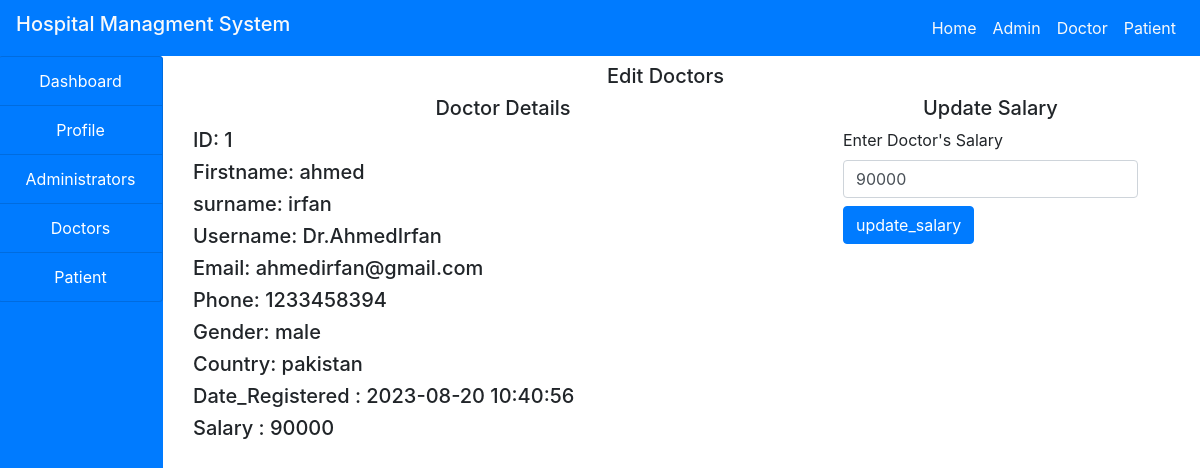
/admin/doctor_edit.php?id=1, run on the app's committed database.
### tables this page shows
CREATE TABLE `doctors` (
  `id` int(11) NOT NULL,
  `firstname` varchar(255) NOT NULL,
  `surname` varchar(255) NOT NULL,
  `username` varchar(255) NOT NULL,
  `email` varchar(255) NOT NULL,
  `gender` varchar(255) NOT NULL,
  `phone` int(255) NOT NULL,
  `country` varchar(255) NOT NULL,
  `password` varchar(255) NOT NULL,
  `salary` varchar(255) NOT NULL,
  `date_reg` varchar(255) NOT NULL,
  `status` varchar(255) NOT NULL,
  `profile` varchar(255) NOT NULL
);

### admin/doctor_edit.php (the view, shortened to what this page needs)
<!DOCTYPE html>
<html lang="en">
<head>
</head>
<body>
    <?php
    include('../include/header.php');
    include('../include/connection.php');
    ?>
    <div class="container-fluid">
        <div class="col-md-12">
            <div class="row">
                <div class="col-md-2" style="margin-left:-32px">
                <?php
                include('sidenav.php');
                ?>
                </div>
                <div class="col-md-10">
                <h5 class="text-center my-2">Edit Doctors</h5>
                <?php
                if(isset($_GET['id'])){
                    $id=$_GET['id'];
                    $query="SELECT * FROM doctors WHERE id='$id'";
                    $res= mysqli_query($conn,$query);
                    $row=mysqli_fetch_array($res);
                }
                ?>
                <div class="row">
                <div class="col-md-8">
                <h5 class="text-center">Doctor Details</h5>
                    <h5>ID: <?php echo $row['id'];?></h5>
                    <h5>Firstname: <?php echo $row['firstname'];?></h5>
                    <h5>surname: <?php echo $row['surname'];?></h5>
                    <h5>Username: <?php echo $row['username'];?></h5>
                    <h5>Email: <?php echo $row['email'];?></h5>
                    <h5>Phone: <?php echo $row['phone'];?></h5>
                    <h5>Gender: <?php echo $row['gender'];?></h5>
                    <h5>Country: <?php echo $row['country'];?></h5>
                    <h5>Date_Registered : <?php echo $row['date_reg'];?></h5>
                    <h5>Salary : <?php echo $row['salary'];?></h5>
                </div>
                <div class="col-md-4">
                    <h5 class="text-center">Update Salary</h5>
                    <form method="POST">
                        <label>Enter Doctor's Salary</label>
                        <input type="number" name="salary" class="form-control" autocomplete="off" placeholder="Enter Doctors Salary" value="<?php echo $row['salary']; ?>">
                        <input type="submit" name="update" class="btn btn-primary my-2" value="update_salary">
                    </form>
                </div>
                </div>
                </div>
            </div>
        </div>
    </div>
</body>
</html>

### data on the page
doctors: id "1", firstname "ahmed", surname "irfan", username "Dr.AhmedIrfan", email "ahmedirfan@gmail.com", phone "1233458394", gender "male", country "pakistan", date_reg "2023-08-20 10:40:56", salary "90000"
